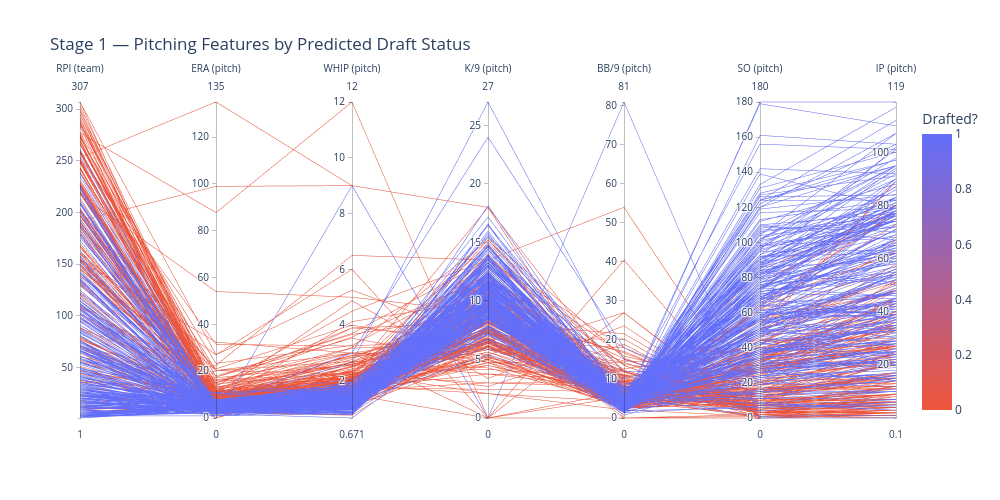

The notebook cell this image was saved under:
### Code cell
pcp_features = ['rpi_team', 'era_pitch', 'whip_pitch', 'k/9_pitch', 'bb/9_pitch', 'so_pitch', 'ip_pitch']

# keep X_test's index/order so predictions stay paired with rows
pcp_df = X_test[pcp_features].copy()
pcp_df['Drafted?'] = np.asarray(y_pred)[:len(pcp_df)]   # positional, avoids index-alignment surprises

before = len(pcp_df)
pcp_df = pcp_df.dropna(subset=pcp_features)
print(f"Dropped {before - len(pcp_df)} rows with NaN features, {len(pcp_df)} remaining")

plot_pcp(pcp_df, pcp_features, 'Drafted?', stage=1, name='pcp_predicted', sample=None,
         title='Stage 1 — Pitching Features by Predicted Draft Status')

### Figure 1 — Plotly figure (JSON) as saved in the notebook; plotly's stock layout.template omitted (floating-point values rounded to 4 significant figures; data arrays with more than 128 entries replaced by an {"elided": "..."} marker saying what was removed)
{"data": [{"dimensions": [{"label": "RPI (team)", "values": {"elided": "469 float values"}}, {"label": "ERA (pitch)", "values": {"elided": "469 float values"}}, {"label": "WHIP (pitch)", "values": {"elided": "469 float values"}}, {"label": "K/9 (pitch)", "values": {"elided": "469 float values"}}, {"label": "BB/9 (pitch)", "values": {"elided": "469 float values"}}, {"label": "SO (pitch)", "values": {"elided": "469 float values"}}, {"label": "IP (pitch)", "values": {"elided": "469 float values"}}], "domain": {"x": [0.0, 1.0], "y": [0.0, 1.0]}, "line": {"color": {"elided": "469 int values"}, "coloraxis": "coloraxis"}, "name": "", "type": "parcoords"}], "layout": {"coloraxis": {"colorbar": {"title": {"text": "Drafted?"}}, "colorscale": [[0.0, "#EF553B"], [1.0, "#636EFA"]]}, "height": 500, "legend": {"tracegroupgap": 0}, "title": {"text": "Stage 1 — Pitching Features by Predicted Draft Status"}, "width": 1000}}
